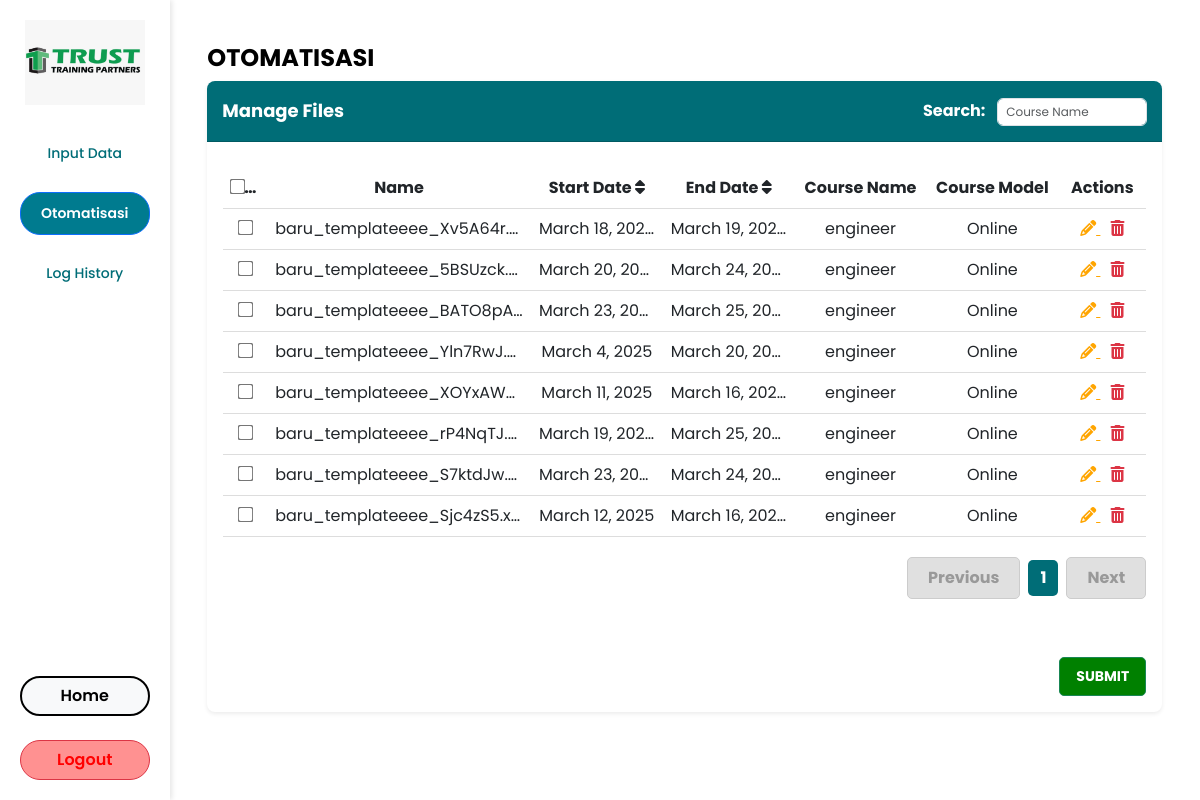
Page /otomatisasi/ (signed in) on the earlier database version.
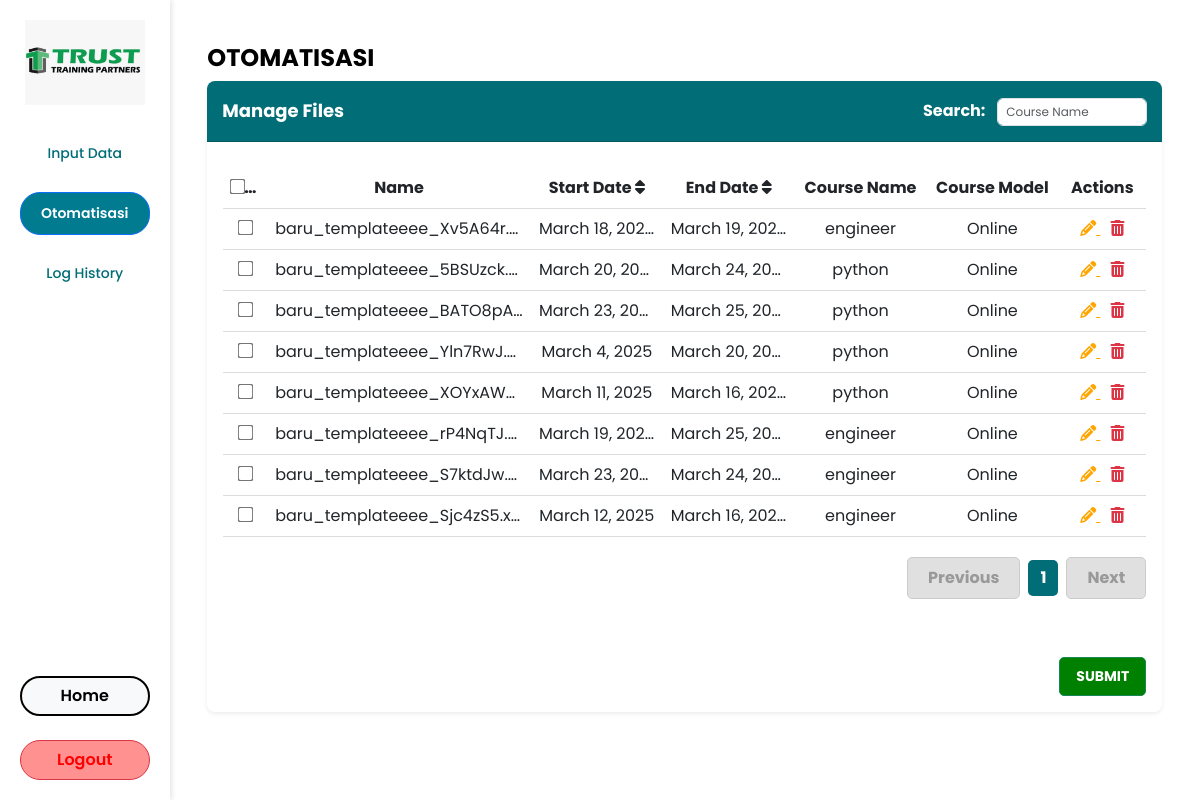
Same page on the later database version.
### automation/models.py (models this page shows, shortened)
class UploadedFile(models.Model):
    course_name = models.CharField(max_length=255)
    start_date = models.DateField()
    end_date = models.DateField()
    course_model = models.CharField(max_length=255)
    destination = models.CharField(max_length=255)
    file = models.FileField(upload_to="")
    uploaded_at = models.DateTimeField(auto_now_add=True)

### automation/views.py (the view)
# urls.py: path("otomatisasi/", automation.otomatisasi, name="otomatisasi"),
@login_required(login_url="login")
def otomatisasi(request):
    files = UploadedFile.objects.all()
    return render(request, "otomatisasi.html", {"files": files})

### automation/templates/otomatisasi.html (shortened to what this page needs)
{% extends 'base.html' %}
{% load static %}
{% block extra_css %}
<link rel="stylesheet" type="text/css" href="{% static 'style/otomatisasi.css' %}">
<link rel="stylesheet" href="https://cdn.jsdelivr.net/npm/sweetalert2@11/dist/sweetalert2.min.css">
<link rel="stylesheet" href="https://cdnjs.cloudflare.com/ajax/libs/font-awesome/6.4.2/css/all.min.css">
{% endblock %}
{% block content %}
<div class="container mt-4">
    <h2 class="fw-bold">OTOMATISASI</h2>
    <div class="card shadow-sm">
        <div class="card-header bg-teal text-white d-flex justify-content-between align-items-center">
            <span class="fw-bold" style="font-size: 18px;">Manage Files</span>
            <div>
                <label for="search" class="me-2" style="font-size: 16px;">Search:</label>
                <input type="text" id="search" class="form-control d-inline-block"
                       style="width: 150px; font-size: 12px; padding: 4px 8px; height: auto;"
                       placeholder="Course Name"
                       oninput="searchCourse()">
            </div>
        </div>
        <div class="card-body">
            <table class="table table-hover">
                <thead class="border-bottom">
                    <tr class="text-center">
                        <th>
                            <input type="checkbox" id="select-all">
                            <span id="selected-count" style="font-size: 12px; margin-left: 5px; color: gray;">0</span>
                        </th>
                        <th>Name</th>
                        <th onclick="sortTable(2, this)" data-sort="asc">
                            Start Date <i class="fas fa-sort"></i>
                        </th>
                        <th onclick="sortTable(3, this)" data-sort="asc">
                            End Date <i class="fas fa-sort"></i>
                        </th>
                        <th>Course Name</th>
                        <th>Course Model</th>
                        <th>Actions</th>
                    </tr>
                </thead>
                <tbody id="table-body">
                    {% for file in files %}
                    <tr class="text-center">
                        <td><input type="checkbox" class="row-checkbox" value = "{{ file.id }}"></td>
                        <td>{{ file.file.name }}</td>
                        <td>{{ file.start_date }}</td>
                        <td>{{ file.end_date }}</td>
                        <td class="course-name">{{ file.course_name }}</td>
                        <td>{{ file.course_model }}</td>
                        <td>
                            <a href="{% url 'edit_otomatisasi' file.id %}" class="btn-action edit">
                                <i class="fas fa-pencil-alt"></i>
                            </a>
                            <a href="#" class="btn-action delete"
                               onclick="confirmDelete(event, '{% url 'delete_otomatisasi' file.id %}')">
                                <i class="fas fa-trash-alt"></i>
                            </a>
                        </td>
                    </tr>
                    {% empty %}
                    <tr class="text-center">
                        <td colspan="7">No data available</td>
                    </tr>
                    {% endfor %}
                </tbody>
            </table>
            <div class="pagination-container mb-4">
                <button class="btn-pagination prev-btn" disabled>Previous</button>
                <span class="pagination-number">1</span>
                <button class="btn-pagination next-btn">Next</button>
            </div>
            <div class="text-end mt-5">
                <button id="processFiles" class="btn btn-success submit-btn">SUBMIT</button>
            </div>
        </div>
    </div>
</div>
{% endblock %}

Differences in the rows shown:
changed UploadedFile "baru_templateeee_5BSUzck.…": course_name "engineer" → "python"
changed UploadedFile "baru_templateeee_BATO8pA…": course_name "engineer" → "python"
changed UploadedFile "March 4, 2025": course_name "engineer" → "python"
changed UploadedFile "March 11, 2025": course_name "engineer" → "python"
